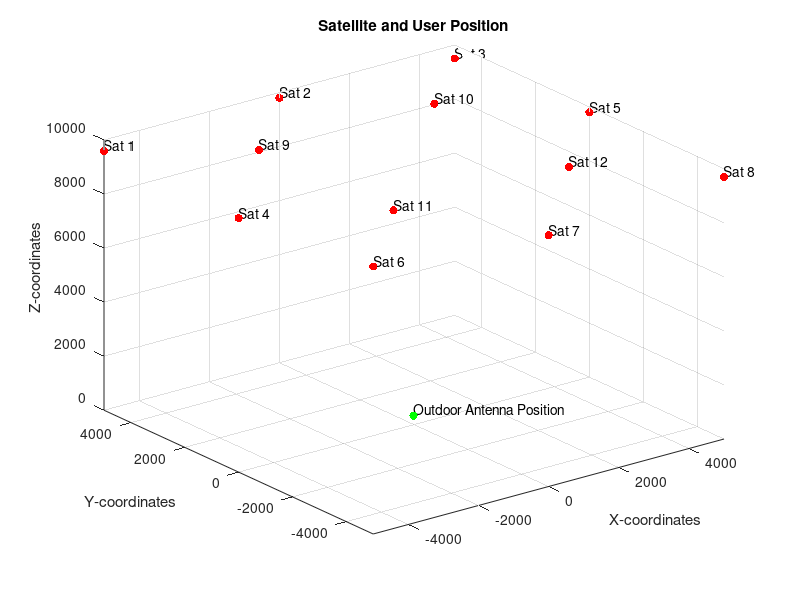

Here is the MATLAB script that generated this plot: (Note: this script raises an error after producing the figure.)
clc;
clear ;
%% Initialization and plotting of positions of satellites and outdoor antenna
% Total number of satellites
num =12;                    
         
% Satellite position
Sat = [ -5000 5000 9600;
        0 5000 9800;
        5000 5000 9500;
        -5000 0 9400;
        5000 0 9800;
        -5000 -5000 9900;
        0 -5000 9300;
        5000 -5000 9700;
        -2500 2500 9900;
        2500 2500 9850;
        -2500 -2500 9950;
        2500 -2500 9800];
    
% User Position
User = [25 50 300];           

%Plotting Satellite Positions
figure(1)
scatter3(Sat(:,1), Sat(:,2), Sat(:,3),'filled','markerfacecolor','r');
xlim([-5000, 5000])
ylim([-5000,5000])
zlim manual
zlim([0,10000])
grid on
title('Satellite and User Position')
xlabel('X-coordinates'), ylabel('Y-coordinates'),zlabel('Z-coordinates')
str = num2str((1:num)','Sat %d');    
text(Sat(:,1), Sat(:,2),Sat(:,3),  str, 'HorizontalAlignment','left', 'VerticalAlignment','bottom')
hold on
scatter3(User(:,1),User(:,2),User(:,3),'filled','markerfacecolor','g');
text(User(:,1), User(:,2),User(:,3),  'Outdoor Antenna Position', 'HorizontalAlignment','left', 'VerticalAlignment','bottom')
hold off

%% Distance calculation and Error Insertion
%Distance calculation
for i=1:num
Dis_user_sat(:,i)=SatDistance(Sat(i,:),User);
end

%Error Addition
Error = 10*randn(1,num);
dis=Dis_user_sat+ Error;


%% Randomness of postion calculation inside the building after retransmission
% Collecting randomness of displacement from actual position over 100 iterations

n=5;                                % Deviation of randomness
for i=1:1
data(1,i)=UsingRepeater(dis,n);
end

% % Fitting data to Rayleigh Distribution
% pd = fitdist(data', 'Rayleigh');
% x = linspace(min(data),max(data),200);
% y = pdf(pd,x);
% 
% % Plotting of the distribution
% figure(3)
% plot(x,y)
% title('Probability Distribution for displacement from actual position (11 beacons used)')
% xlabel('Displacement (in units)')
% ylabel('Probability of occurence')



% x0 = [300 100 30];
% eqn = @(x)[((((x(1)-Sat(1,1))^2+(x(2)-Sat(1,2))^2+(x(3)-Sat(1,3))^2))-dis(1)^2);
% ((((x(1)-Sat(2,1))^2+(x(2)-Sat(2,2))^2+(x(3)-Sat(2,3))^2))-dis(2)^2);
% ((((x(1)-Sat(3,1))^2+(x(2)-Sat(3,2))^2+(x(3)-Sat(3,3))^2))- dis(3)^2);
% ((((x(1)-Sat(4,1))^2+(x(2)-Sat(4,2))^2+(x(3)-Sat(4,3))^2))- dis(4)^2);
% ((((x(1)-Sat(5,1))^2+(x(2)-Sat(5,2))^2+(x(3)-Sat(5,3))^2))- dis(5)^2);
% ((((x(1)-Sat(6,1))^2+(x(2)-Sat(6,2))^2+(x(3)-Sat(6,3))^2))- dis(6)^2);
% ((((x(1)-Sat(7,1))^2+(x(2)-Sat(7,2))^2+(x(3)-Sat(7,3))^2))- dis(7)^2);
% ((((x(1)-Sat(8,1))^2+(x(2)-Sat(8,2))^2+(x(3)-Sat(8,3))^2))- dis(8)^2);
% ((((x(1)-Sat(9,1))^2+(x(2)-Sat(9,2))^2+(x(3)-Sat(9,3))^2))- dis(9)^2);
% ((((x(1)-Sat(10,1))^2+(x(2)-Sat(10,2))^2+(x(3)-Sat(10,3))^2))- dis(10)^2);
% ((((x(1)-Sat(11,1))^2+(x(2)-Sat(11,2))^2+(x(3)-Sat(11,3))^2))- dis(11)^2);
% ((((x(1)-Sat(12,1))^2+(x(2)-Sat(12,2))^2+(x(3)-Sat(12,3))^2))- dis(12)^2)];
% 
% % Solution using Lsqnonlin
% lb = [0 0 0];
% ub = [10000 10000 10000];
% % options = optimoptions('lsqnonlin','MaxFunEvals',3000,'MaxIter',700,'TolFun',1e-18);%,'TolX',1);
% x= lsqnonlin(eqn,x0)%,lb,ub);%,options);
% disp('using lsqnonlin')
% disp(x)
%  
% %Solution using LMFnlsq
% d=LMFnlsq(eqn,x0);
% disp('using LMFnlsq')
% disp(d)
% 
% %Solution using fsolve
% foptions.Algorithm = 'levenberg-marquardt';
% e=fsolve(eqn,x0,foptions);
% disp('using fsolve')
% disp(e)


 


